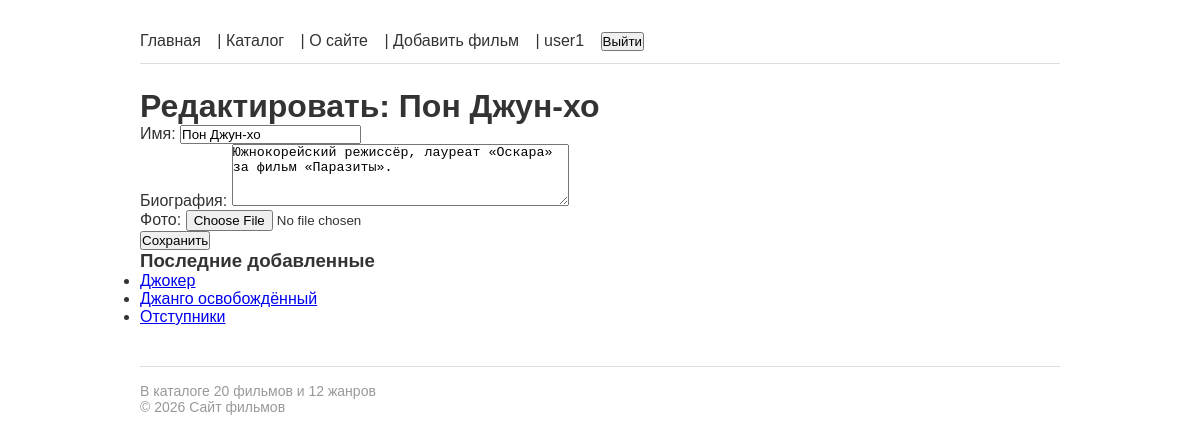
Screenshot of /directors/pon-dzhun-kho/edit/ (signed in) with the database file from the repository.
### films/models.py (models this page shows, shortened)
class Director(models.Model):
    name = models.CharField(max_length=200, verbose_name='Имя')
    bio = models.TextField(blank=True, verbose_name='Биография')
    photo = models.ImageField(upload_to='directors/', blank=True, verbose_name='Фото')
    slug = models.SlugField(max_length=200, unique=True, blank=True)
    class Meta:
        ordering = ['name']
        verbose_name = 'Режиссёр'
        verbose_name_plural = 'Режиссёры'

class Film(models.Model):
    title = models.CharField(max_length=200, verbose_name='Название')
    year = models.PositiveIntegerField(validators=[validate_film_year], verbose_name='Год выпуска')
    description = models.TextField(blank=True, verbose_name='Описание')
    rating = models.DecimalField(max_digits=3, decimal_places=1, default=0.0, verbose_name='Рейтинг')
    slug = models.SlugField(max_length=200, unique=True, blank=True)
    poster = models.ImageField(
        upload_to='posters/',
        blank=True,
        validators=[
                validate_file_size,
                FileExtensionValidator(allowed_extensions=['jpg', 'jpeg', 'png', 'webp'])
            ],
        verbose_name='Постер'
    )
    created_at = models.DateTimeField(auto_now_add=True, verbose_name='Дата добавления')
    director = models.ForeignKey(
        'Director', on_delete=models.SET_NULL, null=True, blank=True,
        related_name='films', verbose_name='Режиссёр'
    )
    genres = models.ManyToManyField('Genre', blank=True, related_name='films', verbose_name='Жанры')
    actors = models.ManyToManyField('Actor', blank=True, related_name='films', verbose_name='Актёры')
    objects = FilmManager()
    class Meta:
        ordering = ['-year']
        verbose_name = 'Фильм'
        verbose_name_plural = 'Фильмы'
        permissions = [
            ('can_feature_film', 'Может выделять фильм в подборку'),
        ]
    def get_absolute_url(self):
        return reverse('films:film_detail', kwargs={'slug': self.slug})

### films/views.py (the view, shortened to what this page needs)
# urls.py: path('directors/<slug:slug>/edit/', views.DirectorUpdateView.as_view(), name='director_edit'),
class DirectorUpdateView(LoginRequiredMixin, PermissionRequiredMixin, UpdateView):
    model = Director
    form_class = DirectorForm
    template_name = 'films/director_form.html'
    permission_required = 'films.change_director'
    context_object_name = 'director'
    raise_exception = True

### films/forms.py
class DirectorForm(forms.ModelForm):
    class Meta:
        model = Director
        fields = ['name', 'bio', 'photo']
        widgets = {
            'bio': forms.Textarea(attrs={'rows': 4}),
        }

### films/context_processors.py (called while the page is built)
def catalog_stats(request):
    return {
        'total_films': Film.objects.count(),
        'total_genres': Genre.objects.count(),
    }

def user_profile(request):
    if request.user.is_authenticated:
        try:
            profile = request.user.profile
        except Exception:
            profile = None
        return {'user_profile': profile}
    return {'user_profile': None}

### films/models.py (called while the page is built)
    def recent(self, count=5):
        return self.order_by('-created_at')[:count]

### films/templatetags/film_tags.py (called while the page is built)
@register.simple_tag
def current_year():
    return datetime.date.today().year

@register.inclusion_tag('films/includes/latest_films.html')
def latest_films(count=3):
    films = Film.objects.recent(count)
    return {'films': films}

### films/templates/films/director_form.html (shortened to what this page needs)
{% extends 'base.html' %}
{% block content %}
    <h1>{% if object %}Редактировать: {{ object.name }}{% else %}Добавить режиссёра{% endif %}</h1>
    <form method="POST" enctype="multipart/form-data">
        {{ form.as_p }}
        <button type="submit">Сохранить</button>
    </form>
{% endblock %}

### templates/base.html (shortened to what this page needs)
{% load static %}
{% load film_tags %}
<!DOCTYPE html>
<html lang="ru">
<head>
    <link rel="stylesheet" href="{% static 'css/base.css' %}">
</head>
<body>
    <header>
        <nav>
            <a href="{% url 'films:index' %}">Главная</a> |
            <a href="{% url 'films:film_list' %}">Каталог</a> |
            <a href="{% url 'films:about' %}">О сайте</a>
            <span class="nav-auth">
                {% if user.is_authenticated %}
                    {% if perms.films.add_film %}
                    | <a href="{% url 'films:add_film' %}">Добавить фильм</a>
                    {% endif %}
                    <a href="{% url 'films:profile' %}">
                        | {{ user.username }}
                    </a>
                    <form method="POST" action="{% url 'logout' %}" style="display: inline;">
                        <button type="submit" class="nav-link-btn">Выйти</button>
                    </form>
                {% else %}
                    | <a href="{% url 'login' %}">Войти</a>
                {% endif %}
            </span>
        </nav>
    </header>
    <main>
        {% block content %}{% endblock %}
    </main>
    <aside>
    {% latest_films 3 %}
    </aside>
    <footer>
        <p>В каталоге {{ total_films }} фильмов и {{ total_genres }} жанров</p>
        <p>© {% current_year %} Сайт фильмов</p>
    </footer>
</body>
</html>

### films/templates/films/includes/latest_films.html
{% load film_tags %}
<div class="latest-films">
    <h3>Последние добавленные</h3>
    <ul>
    {% for film in films %}
        <li><a href="{{ film.get_absolute_url }}">{{ film.title }}</a></li>
    {% empty %}
        <li>Фильмов пока нет.</li>
    {% endfor %}
    </ul>
</div>

### static/css/base.css (style rules this page uses)
* { box-sizing: border-box; margin: 0; padding: 0; }
body { font-family: Arial, sans-serif; max-width: 960px; margin: 0 auto; padding: 20px; color: #333; }
nav { padding: 12px 0; border-bottom: 1px solid #ddd; margin-bottom: 24px; }
nav a { color: #333; text-decoration: none; margin-right: 12px; }
footer { margin-top: 40px; padding-top: 16px; border-top: 1px solid #ddd; color: #999; font-size: 14px; }

### rows the page displays
Director: name "Пон Джун-хо", bio "Южнокорейский режиссёр, лауреат «Оскара» за фильм «Паразиты»."
Film: title "Джокер"
Film: title "Джанго освобождённый"
Film: title "Отступники"

### other values shown
{{ user.username }} "user1"
{{ total_films }} "20"
{{ total_genres }} "12"
